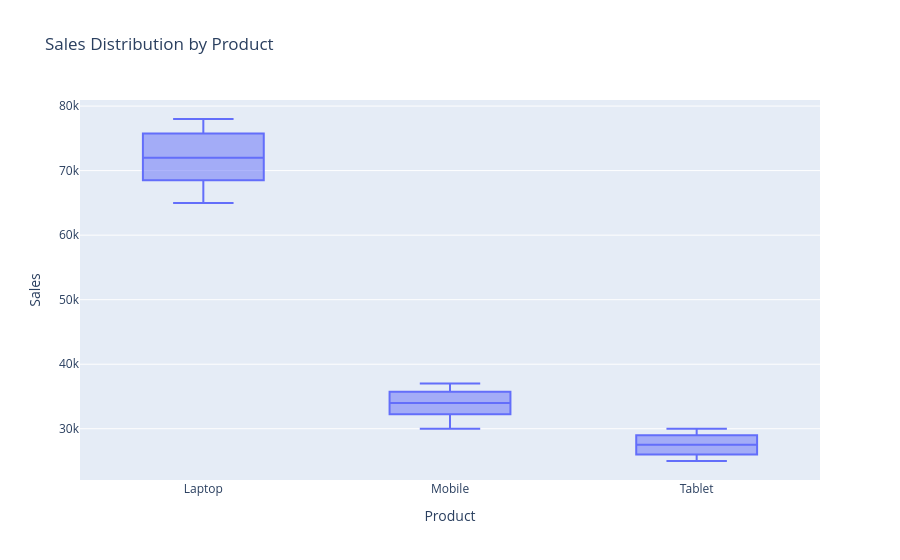

Source (notebook cell):
### Code cell
# sales distribution of each product using box plot 
from IPython.display import HTML, display

fig = px.box(df,
             x='Product',
             y='Sales',
             title='Sales Distribution by Product'
)

display(fig)
# fig.show(renderer="browser")

### Figure 1 — Plotly figure (JSON) as saved in the notebook; plotly's stock layout.template omitted (floating-point values rounded to 4 significant figures)
{"data": [{"alignmentgroup": "True", "hovertemplate": "Product=%{x}<br>Sales=%{y}<extra></extra>", "legendgroup": "", "marker": {"color": "#636efa"}, "name": "", "notched": false, "offsetgroup": "", "orientation": "v", "showlegend": false, "type": "box", "x": ["Laptop", "Mobile", "Tablet", "Laptop", "Mobile", "Tablet", "Laptop", "Mobile", "Tablet", "Laptop", "Mobile", "Tablet", "Laptop", "Mobile", "Tablet", "Laptop", "Mobile", "Tablet", "Laptop", "Mobile"], "x0": " ", "xaxis": "x", "y": [65000, 30000, 25000, 70000, 32000, 27000, 68000, 35000, 26000, 72000, 33000, 28000, 75000, 34000, 29000, 76000, 36000, 30000, 78000, 37000], "y0": " ", "yaxis": "y"}], "layout": {"boxmode": "group", "legend": {"tracegroupgap": 0}, "title": {"text": "Sales Distribution by Product"}, "xaxis": {"anchor": "y", "domain": [0, 1], "title": {"text": "Product"}}, "yaxis": {"anchor": "x", "domain": [0, 1], "title": {"text": "Sales"}}}}
